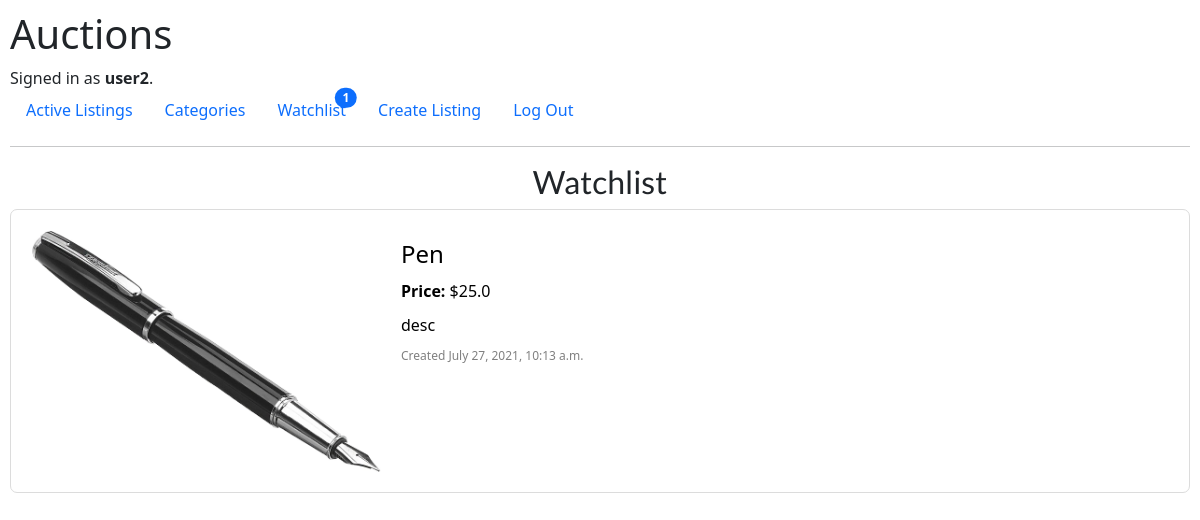
/watchlist_page (signed in), run on the app's committed database.
### auctions/models.py (models this page shows)
class User(AbstractUser):
    pass

class Auction(models.Model):
    title = models.CharField(max_length=32)
    description = models.CharField(max_length=500)
    highest_bid = models.FloatField(validators=[MinValueValidator(0)])
    image = models.ImageField(upload_to='listing_imgs', null=True)
    timestamp = models.DateTimeField(auto_now_add=True)
    created_by = models.ForeignKey(
        User, on_delete=models.CASCADE, related_name='creator', default=None)
    active = models.BooleanField(default=True, null=True)
    winner = models.ForeignKey(
        User, on_delete=CASCADE, default=None, related_name='winner', null=True, blank=True)
    category = models.ForeignKey(
        Category, on_delete=CASCADE, null=True, default=None)

### auctions/views.py (the view)
# urls.py: path('watchlist_page', views.watchlist_page, name='watchlist_page'),
@ login_required
def watchlist_page(request):
    user = User.objects.get(username=request.user)
    watchlist = Watchlist.objects.filter(user=user)
    auctions = []
    for auction in watchlist:
        auctions.append(auction.listing)
    return render(request, 'auctions/watchlist.html', {
        'auctions': auctions,
        'watchlist_num': get_watchlist_num(request)
    })

### auctions/views.py (called while the page is built)
def get_watchlist_num(request):
    if request.user.is_authenticated:
        return Watchlist.objects.filter(user=request.user).count()
    else:
        return None

### auctions/templates/auctions/watchlist.html
{% extends 'auctions/layout.html' %}
{% block body %}
<h2>Watchlist</h2>
{% for auction in auctions %}
<a href="{% url 'listing' auction.title %}">
    <div class='auction'>
        {% if auction.image %}
        <img src="/media/{{ auction.image }}" alt="{{ auction.title }}">
        {% else %}
        <img src="/media/listing_imgs/img_not_found.png" alt="{{ auction.title }}">
        {% endif %}
        <div class='details'>
            <h4>{{ auction.title }}</h4>
            <div>
                <b>Price: </b> ${{ auction.highest_bid }}
            </div>
            <div class='auc-desc'>
                {{ auction.description }}
            </div>
            <div class='create-time'>
                Created {{ auction.timestamp }}
            </div>
        </div>
    </div>
</a>
{% empty %}
<h2>Empty</h2>
{% endfor %}
{% endblock %}

### auctions/templates/auctions/layout.html (shortened to what this page needs)
{% load static %}
<!DOCTYPE html>
<html lang="en">
<head>
    <link rel="stylesheet" href="https://stackpath.bootstrapcdn.com/bootstrap/4.4.1/css/bootstrap.min.css"
>
    <link href="{% static 'auctions/styles.css' %}" rel="stylesheet">
    <link href="https://cdn.jsdelivr.net/npm/bootstrap@5.0.2/dist/css/bootstrap.min.css" rel="stylesheet"
>
</head>
<body>
    <h1>Auctions</h1>
    <div>
        {% if user.is_authenticated %}
        Signed in as <strong>{{ user.username }}</strong>.
        {% else %}
        Not signed in.
        {% endif %}
    </div>
    <ul class="nav">
        <li class="nav-item">
            <a class="nav-link" href="{% url 'index' %}">Active Listings</a>
        </li>
        {% if user.is_authenticated %}
        <li>
            <a class="nav-link" href="{% url 'categories_list' %}">Categories</a>
        </li>
        <li>
            <a class="nav-link" href="{% url 'watchlist_page' %}" class="position-relative">
                <span type="button" class="position-relative">
                    Watchlist
                    <span class="position-absolute top-0 start-100 translate-middle badge rounded-pill bg-primary">
                        {{ watchlist_num }}
                    </span>
                </span>
            </a>
        </li>
        <li>
            <a class="nav-link" href="{% url 'create_listing' %}">Create Listing</a>
        </li>
        <li class="nav-item">
            <a class="nav-link" href="{% url 'logout' %}">Log Out</a>
        </li>
        {% endif %}
    </ul>
    <hr>
    {% block body %}
    {% endblock %}
</body>
</html>

### auctions/static/auctions/styles.css (style rules this page uses)
body { padding: 10px; }
h2 { margin: 10px auto; text-align: center; font-family: 'Lato', sans-serif; }
.auction { border: gainsboro solid 1px; border-radius: 7px; margin: 5px auto; display: flex; padding: 20px; }
img { width: 350px; }
.details { margin: 10px 20px; color: black; }
.create-time { font-size: 12px; color: gray; margin-top: 20px; }
.details div { margin-top: 10px; text-decoration: none; }
a:link { text-decoration: none !important; }

### data on the page
User: username "user2"
Auction: image (picture), title "Pen", highest_bid "25.0", description "desc", timestamp "July 27, 2021, 10:13 a.m."

### other printed values
{{ watchlist_num }} "1"
